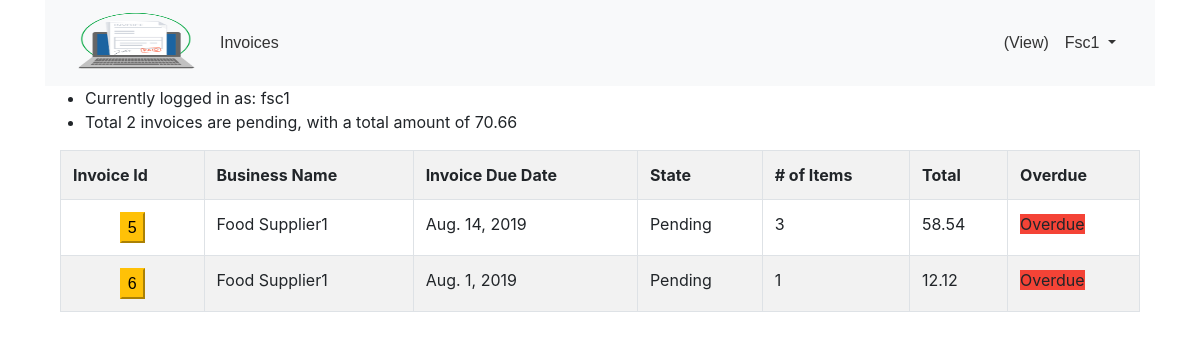
/customer_linked_invoices/19 (signed in), run on the app's committed database.
### cims/models.py (models this page shows, shortened)
class ExtendedUser(models.Model):
    user = models.OneToOneField(User, on_delete=models.CASCADE)
    supplier = models.BooleanField(default=False)
    customer = models.BooleanField(default=False)
    businessName = models.CharField(max_length=200)
    lastLoginTime = models.DateTimeField(default=None, blank=True, null=True)

class Invoice(models.Model):
    description = models.CharField(max_length=500)
    createdTime = models.DateTimeField()
    lastUpdatedTime = models.DateTimeField()
    invoiceDueDate = models.DateField()
    invoiceState = models.ForeignKey(InvoiceState, on_delete=models.CASCADE)
    invoiceItemCount = models.IntegerField()
    invoiceAmount = models.DecimalField(max_digits=5, decimal_places=2)
    supplier = models.ForeignKey(User, on_delete=models.CASCADE, related_name="supplier")
    customer = models.ForeignKey(User, on_delete=models.CASCADE, related_name="customer")

class InvoiceState(models.Model):
    name = models.CharField(max_length=20)

### cims/views.py (the view)
# urls.py: path("customer_linked_invoices/<int:cust_id>", views.customer_linked_invoices, name="customer_linked_invoices"),
def customer_linked_invoices(request, cust_id):
    customer = User.objects.get(id=cust_id)
    supplier = User.objects.get(id=request.user.id)
    invoice_list = Invoice.objects.filter(supplier=supplier).filter(customer=customer).all()
    return_obj = process_invoices(invoice_list)
    return render(request, "cims/invoices.html", {"message": None,
                                                  'invoice_list': return_obj['invoice_list'],
                                                  'pending_invoices': return_obj['pending_invoices'],
                                                  'pending_invoice_amount': str(
                                                      return_obj['pending_invoice_amount']), 'cust_id': cust_id,
                                                  'cust_business_name': customer.extendeduser.businessName,
                                                  'cust_email': customer.username})

### cims/views.py (called while the page is built)
def process_invoices(invoice_list):
    return_list = []
    pending_invoices = 0
    pending_invoice_amount = 0.00
    for invoice in invoice_list:
        return_list.append(get_invoice_info(invoice))
        if (invoice.invoiceState.name == 'Pending'):
            pending_invoices += 1
            pending_invoice_amount += float(invoice.invoiceAmount)
    return {'invoice_list': return_list, 'pending_invoices': pending_invoices,
            'pending_invoice_amount': str(pending_invoice_amount)}

### cims/templates/cims/invoices.html (shortened to what this page needs)
{% extends "cims/base.html" %}
{% block body %}
    {% load static %}
    <ul>
        <li>Currently logged in as: {{ user.username }}</li>
        {% if pending_invoices > 0 %}
            <li class="total_price_count" id="total_price_count" name="total_price_count"> Total {{ pending_invoices }}
                invoices are pending, with a total amount of {{ pending_invoice_amount }}</li>
        {% else %}
            <li class="total_price_count" id="total_price_count" name="total_price_count"> There are currently no
                invoices pending payment.
            </li>
        {% endif %}
    </ul>
    <div class="container">
        {% if invoice_list|length > 0 %}
            <table class="table table-bordered table-striped" id="carttable">
                <tr>
                    <th>
                        Invoice Id
                    </th>
                    <th>
                        Business Name
                    </th>
                    <th>
                        Invoice Due Date
                    </th>
                    <th>
                        State
                    </th>
                    <th>
                        # of Items
                    </th>
                    <th>
                        Total
                    </th>
                    <th>
                        Overdue
                    </th>
                </tr>
                {% for invoice in invoice_list %}
                    <tr id="row{{ invoice.id }}">
                        <td scope="row" align="center" class="align-middle">
                            <button id="view{{ invoice.order_id }}" class="removefromcart btn-warning">
                                <a href="{% url 'invoice_details' invoice_id=invoice.id %}">
                                    {{ invoice.id }}</a>
                            </button>
                        </td>
                        <td>
                            {{ invoice.business_name }}
                        </td>
                        <td>
                            {{ invoice.due_date }}
                        </td>
                        <td>
                            {{ invoice.invoice_state }}
                        </td>
                        <td>
                            {{ invoice.item_count }}
                        </td>
                        <td>
                            {{ invoice.invoice_amount }}
                        </td>
                        <td>
                            {% if invoice.overdue %}
                                <span class="label danger">Overdue</span>
                            {% endif %}
                        </td>
                    </tr>
                {% endfor %}
            </table>
        {% endif %}
    </div>
{% endblock %}

### cims/templates/cims/base.html (shortened to what this page needs)
{% load static %}
<!DOCTYPE html>
<html>
<head>
    <link rel="stylesheet" href="{% static 'cims/styles.css' %}"/>
    <link rel="stylesheet" href="https://maxcdn.bootstrapcdn.com/bootstrap/4.3.1/css/bootstrap.min.css">
    <link href="https://maxcdn.bootstrapcdn.com/font-awesome/4.7.0/css/font-awesome.min.css" rel="stylesheet">
    <link href="//netdna.bootstrapcdn.com/bootstrap/3.0.0/css/bootstrap-glyphicons.css" rel="stylesheet">
    <link rel="stylesheet"
          href="https://cdnjs.cloudflare.com/ajax/libs/bootstrap-datepicker/1.4.1/css/bootstrap-datepicker3.css"/>
</head>
<body>
<div class="container" id="topheader">
    <nav class="navbar navbar-expand-lg navbar-light bg-light">
        <div class="container-fluid d-print-none">
            <div class="navbar-header">
                <a class="navbar-brand" href="#"><img src="{% static "cims/logo.png" %}" alt="cims.com"
                                                      width="120"
                                                      height="60" class="d-inline-block align-top"></a>
            </div>
            {% if user.username %}
                <ul class="navbar-nav mr-auto ">
                    <li class="nav-item ">
                        <a class="nav-link" href="{% url 'index' %}">Invoices </a>
                    </li>
                </ul>
                <ul class="nav navbar-nav navbar-right">
                    <li class="nav-item ">
                        <a class="nav-link" href="#">{{ request.session.accounttype }} (View) </a>
                    </li>
                    <li class="nav-item dropdown">
                        <a class="nav-link dropdown-toggle" href="#" id="navbarLogoutLink" data-toggle="dropdown"
                           aria-haspopup="true" aria-expanded="false">
                            {{ user.username }}
                        </a>
                    </li>
                </ul>
            {% endif %}
        </div>
    </nav>
</div>
<div class="container">
    {% block body %}
    {% endblock %}
</div>
</body>
</html>

### cims/static/cims/styles.css (style rules this page uses)
a { color: #050000; font-family: sans-serif; }
a:link { color: #020000; }
body { font-family: sans-serif; }
.danger { background-color: #f44336; }
#topheader .navbar-nav li > a { text-transform: capitalize; color: #333; transition: background-color .2s, color .2s; }

### data on the page
ExtendedUser: business_name "Food Supplier1" "Food Supplier1"
Invoice: due_date "Aug. 14, 2019"
InvoiceState: invoice_state "Pending" "Pending"
Invoice: due_date "Aug. 1, 2019"

### other printed values
{{ user.username }} "Fsc1"
{{ user.username }} "fsc1"
{{ pending_invoices }} "2"
{{ pending_invoice_amount }} "70.66"
{{ invoice.id }} "5" "6"
{{ invoice.item_count }} "3" "1"
{{ invoice.invoice_amount }} "58.54" "12.12"
